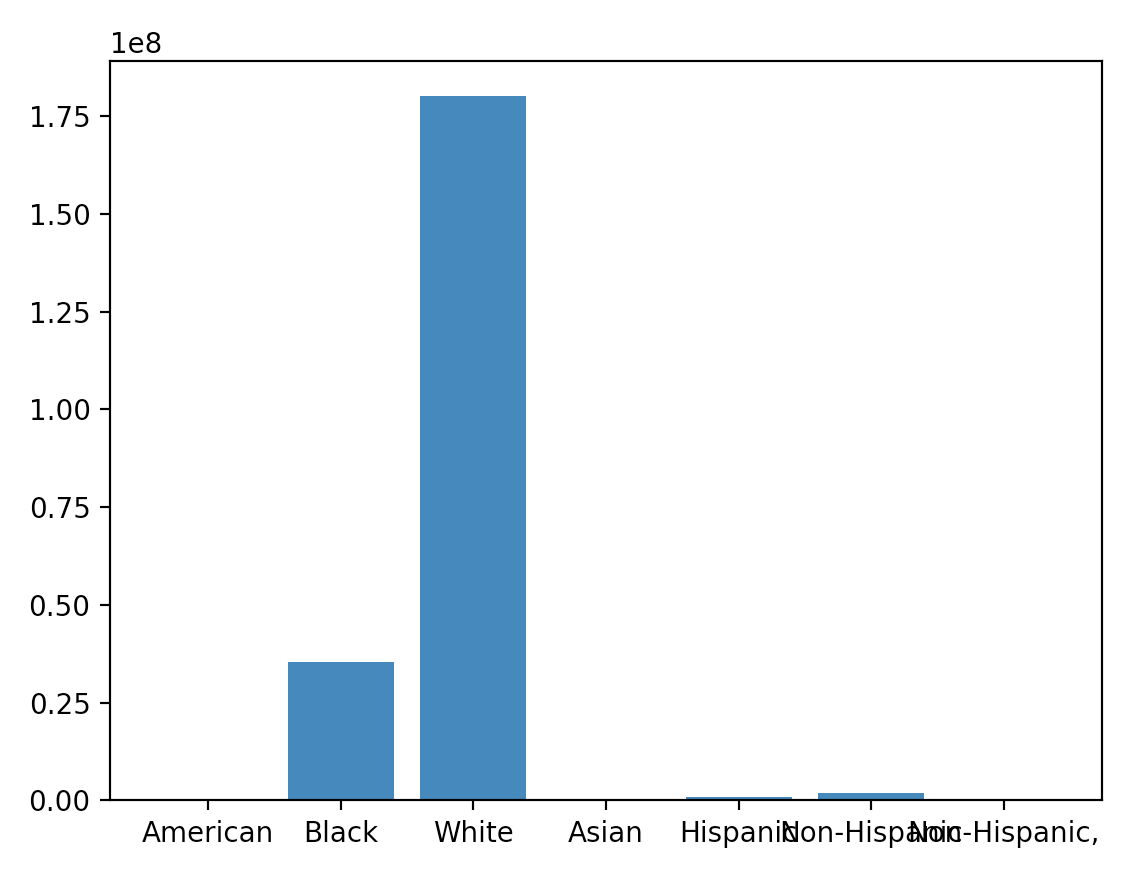

Reproduce this figure in Python.
import csv
import matplotlib.pyplot as plt
import numpy as np

data_json = {}

with open('raw.csv', mode='r') as csv_file:
    csv_reader = csv.DictReader(csv_file)
    line_count = 0
    for row in csv_reader:
        if line_count == 0:
            print(f'Column names are {", ".join(row)}')
            line_count += 1
        print(f'\tIn {row["Year"]} there are {row["Live Births"]} {row["Race"]} were born.')
        race = row["Race"].split(" ")[0]
        births = int(row["Live Births"])
        if race == 'All':
            continue
        if data_json.get(row["Race"]) is None:
            data_json[race] = births
        else:
            data_json[race] += births
        line_count += 1
    print(f'Processed {line_count} lines.')

print(data_json.keys())
print(data_json.values())

x = np.array(list(data_json.keys()))
y = np.array(list(data_json.values()))

plt.bar(x,y)
plt.show()
